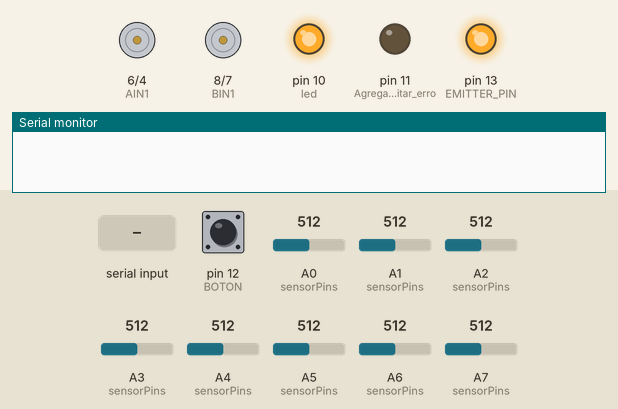
Simulated run of this sketch. Board: Arduino Nano, built with avr-gcc and run on an emulated ATmega328P. Parts: motor-driver pin pairs drawn as motors (green arrow = first pin HIGH = forward, orange = second pin HIGH = backward, longer = more drive, scaled by the enable pin), output pins drawn as LEDs (lit = HIGH), the last lines printed to the serial monitor. The inputs (shaded band) are chosen by the test bench; at power-on: pin 12 (BOTON) HIGH, A0 (sensorPins) = 512, A1 (sensorPins) = 512, A2 (sensorPins) = 512, A3 (sensorPins) = 512, A4 (sensorPins) = 512, A5 (sensorPins) = 512, A6 (sensorPins) = 512, A7 (sensorPins) = 512.

Above: at 0.8 s.
0.9 s: pin 12 (BOTON) pulled LOW for 1 s
At 3.0 s:
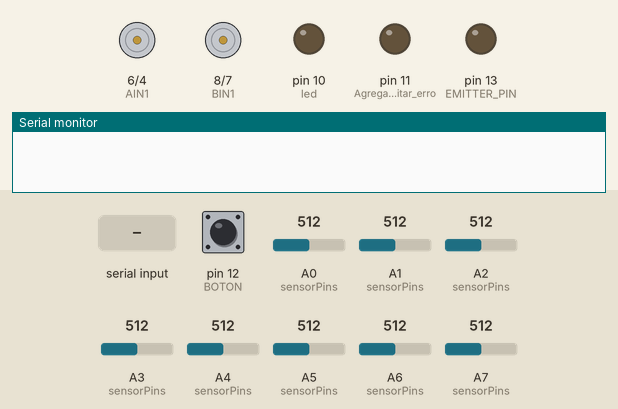
4.9 s: pin 12 (BOTON) pulled LOW for 3.2 s
9.6 s: pin 12 (BOTON) driven LOW
12.6 s: "X" received over Serial
At 14.6 s:
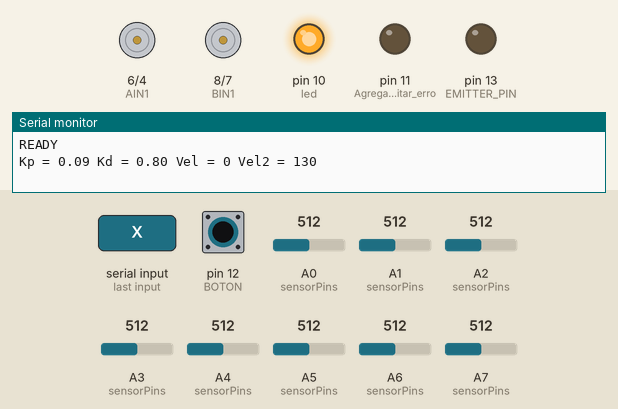
15.6 s: byte 67 ('C') received over Serial
At 16.8 s:
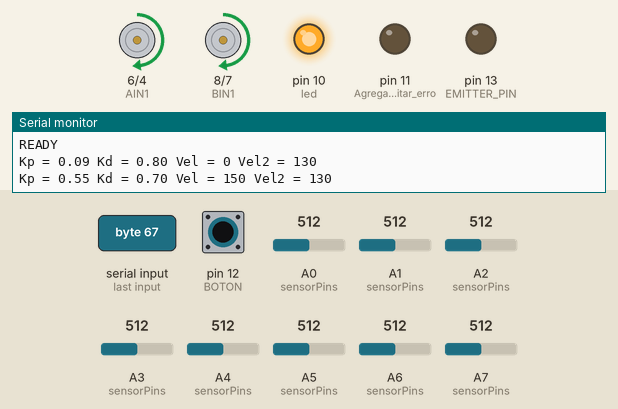
17.1 s: A0 (sensorPins) set to 716
At 18.3 s:
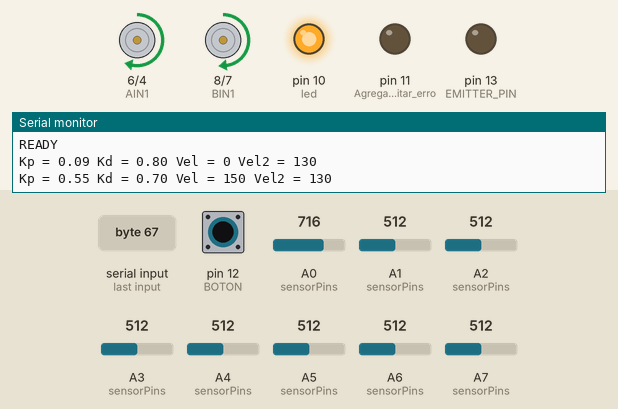
Timing chart, 0 to 19.6 s (numbered marks = the images above; inputs shaded):
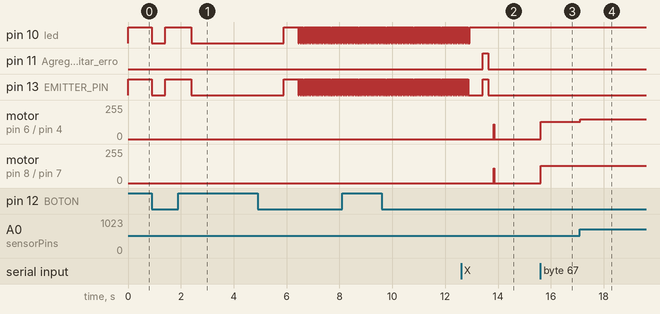

The sketch:

seguidor_blue.ino
```cpp
#include <QTRSensors.h>
#include <EEPROM.h>

// Motor A
int PWMA = 5;  // Speed control
int AIN1 = 6;  // Direction
int AIN2 = 4;  // Direction

// Motor B
int PWMB = 3;  // Speed control
int BIN1 = 8;  // Direction
int BIN2 = 7;  // Direction

int dato = 0;
float KP = 0;
float KD = 0;
int Velocidad = 0;
int Velocidad2 = 0;
int BOTON = 12;
int led = 10;

#define NUM_SENSORS             8  // número de sensores utilizados
#define NUM_SAMPLES_PER_SENSOR  4  // promedio de 4 muestras analógicas por lectura del sensor
#define EMITTER_PIN             13 // emisor es controlado por pin digital 13

QTRSensors qtra;

unsigned int sensorValues[NUM_SENSORS];
int lastError = 0;
int valor = LOW;
int cont = 0;

void setup() {
  pinMode(PWMA, OUTPUT);
  pinMode(AIN1, OUTPUT);
  pinMode(AIN2, OUTPUT);
  pinMode(PWMB, OUTPUT);
  pinMode(BIN1, OUTPUT);
  pinMode(BIN2, OUTPUT);
  pinMode(BOTON, INPUT_PULLUP);
  pinMode(led, OUTPUT);
  pinMode(13, OUTPUT);
  pinMode(11, OUTPUT); // Agregado para evitar error

  // Selección de velocidad
  for (int i = 0; i < 10; i++) {
    digitalWrite(led, HIGH);
    digitalWrite(13, HIGH);
    while (digitalRead(BOTON)) {}
    if (valor == LOW) {
      cont++;
      digitalWrite(led, LOW);
      digitalWrite(13, LOW);
      delay(500);
      valor = HIGH;
    }
  }

  digitalWrite(led, HIGH);
  digitalWrite(13, HIGH);
  delay(500);

  for (int i = 0; i < cont; i++) {
    digitalWrite(led, HIGH);
    digitalWrite(13, HIGH);
    delay(500);
    digitalWrite(led, LOW);
    digitalWrite(13, LOW);
    delay(500);
  }

  switch (cont) {
    case 1:
      KP = 0.09; KD = 0.8; Velocidad2 = 130; Velocidad = 110; break;
    case 2:
      KP = 0.1; KD = 0.9; Velocidad2 = 150; Velocidad = 125; break;
    case 3:
      KP = 0.15; KD = 0.9; Velocidad2 = 170; Velocidad = 150; break;
    case 4:
      KP = 0.14; KD = 0.95; Velocidad2 = 200; Velocidad = 180; break;
    case 5:
      KP = 0.17; KD = 1.0; Velocidad2 = 210; Velocidad = 190; break;
    case 6:
      KP = 0.19; KD = 1.1; Velocidad2 = 220; Velocidad = 200; break;
    case 7:
      KP = 0.19; KD = 1.1; Velocidad2 = 250; Velocidad = 200; break;
    case 8:
      KP = 0.19; KD = 1.1; Velocidad2 = 255; Velocidad = 230; break;
  }

  delay(3000);
  digitalWrite(led, HIGH);
  digitalWrite(13, HIGH);
  while (digitalRead(BOTON));
  delay(500);
  digitalWrite(led, LOW);
  digitalWrite(13, LOW);

  // Configuración de los sensores
  unsigned char sensorPins[] = {A0, A1, A2, A3, A4, A5, A6, A7}; // Pines analógicos
  qtra.setTypeAnalog();
  qtra.setSensorPins(sensorPins, NUM_SENSORS);

  for (int i = 0; i < 100; i++) {
    digitalWrite(led, HIGH);
    digitalWrite(13, HIGH);
    delay(20);
    qtra.calibrate();
    digitalWrite(led, LOW);
    digitalWrite(13, LOW);
    delay(20);
  }

  Serial.begin(9600);
  Serial.setTimeout(1);
  delay(20);
  Serial.println("READY");

  digitalWrite(led, HIGH);
  while (digitalRead(BOTON));
  delay(500);
  digitalWrite(11, HIGH);
  digitalWrite(13, HIGH);
  delay(200);
  digitalWrite(11, LOW);
  digitalWrite(13, LOW);
  delay(200);
}

void loop() {
  // Lee los valores brutos de los sensores
  qtra.read(sensorValues);

  // Calcula la posición de la línea (ajusta según el color del fondo)
  int position = qtra.readLineBlack(sensorValues); // o readLineWhite()

  // Calcula el error
  int error = position - 3500; // 3500 es el centro para 8 sensores calibrados
  int motorSpeed = KP * error + KD * (error - lastError);
  lastError = error;


  int rightMotorSpeed = Velocidad2 + motorSpeed;
  int leftMotorSpeed = Velocidad2 - motorSpeed;

  rightMotorSpeed = constrain(rightMotorSpeed, 0, Velocidad);
  leftMotorSpeed = constrain(leftMotorSpeed, 0, Velocidad);

  move(1, rightMotorSpeed, 1);
  move(2, leftMotorSpeed, 1);

  while (Serial.available() > 0) {
    dato = Serial.read();

    if (dato == 'Q') KP += 0.01;
    if (dato == 'A' && KP >= 0.01) KP -= 0.01;
    if (dato == 'W') KD += 0.01;
    if (dato == 'S' && KD >= 0.01) KD -= 0.01;
    if (dato == 'E' && Velocidad < 255) Velocidad++;
    if (dato == 'D' && Velocidad > 0) Velocidad--;
    if (dato == 'R' && Velocidad2 < 255) Velocidad2++;
    if (dato == 'F' && Velocidad2 > 0) Velocidad2--;

    if (dato == 'P') {
      EEPROM.write(1, KP * 100);
      EEPROM.write(2, KD * 100);
      EEPROM.write(3, Velocidad);
      EEPROM.write(4, Velocidad2);
    }

    if (dato == 'X') Velocidad = 0;
    if (dato == 'C') {
      KP = 0.55;
      KD = 0.7;
      Velocidad = 150;
    }

    Serial.print("Kp = ");
    Serial.print(KP);
    Serial.print(" Kd = ");
    Serial.print(KD);
    Serial.print(" Vel = ");
    Serial.print(Velocidad);
    Serial.print(" Vel2 = ");
    Serial.println(Velocidad2);
  }
}

void move(int motor, int speed, int direction) {
  boolean inPin1 = LOW;
  boolean inPin2 = HIGH;

  if (direction == 1) {
    inPin1 = HIGH;
    inPin2 = LOW;
  }

  if (motor == 2) {
    digitalWrite(AIN1, inPin1);
    digitalWrite(AIN2, inPin2);
    analogWrite(PWMA, speed);
  } else {
    digitalWrite(BIN1, inPin1);
    digitalWrite(BIN2, inPin2);
    analogWrite(PWMB, speed);
  }
}
```

Measured:
- after the input at 0.9 s, pin 10 (led), pin 13 (EMITTER_PIN): HIGH → LOW at once, → HIGH 0.50 s later, → LOW 1.0 s later
- after the input at 15.6 s, motor on pin 6 (AIN1) / pin 4 (AIN2), motor on pin 8 (BIN1) / pin 7 (BIN2): stopped → forward 130/255 at once
- after the input at 17.1 s, motor on pin 6 (AIN1) / pin 4 (AIN2): forward 130/255 → forward 150/255 at once
